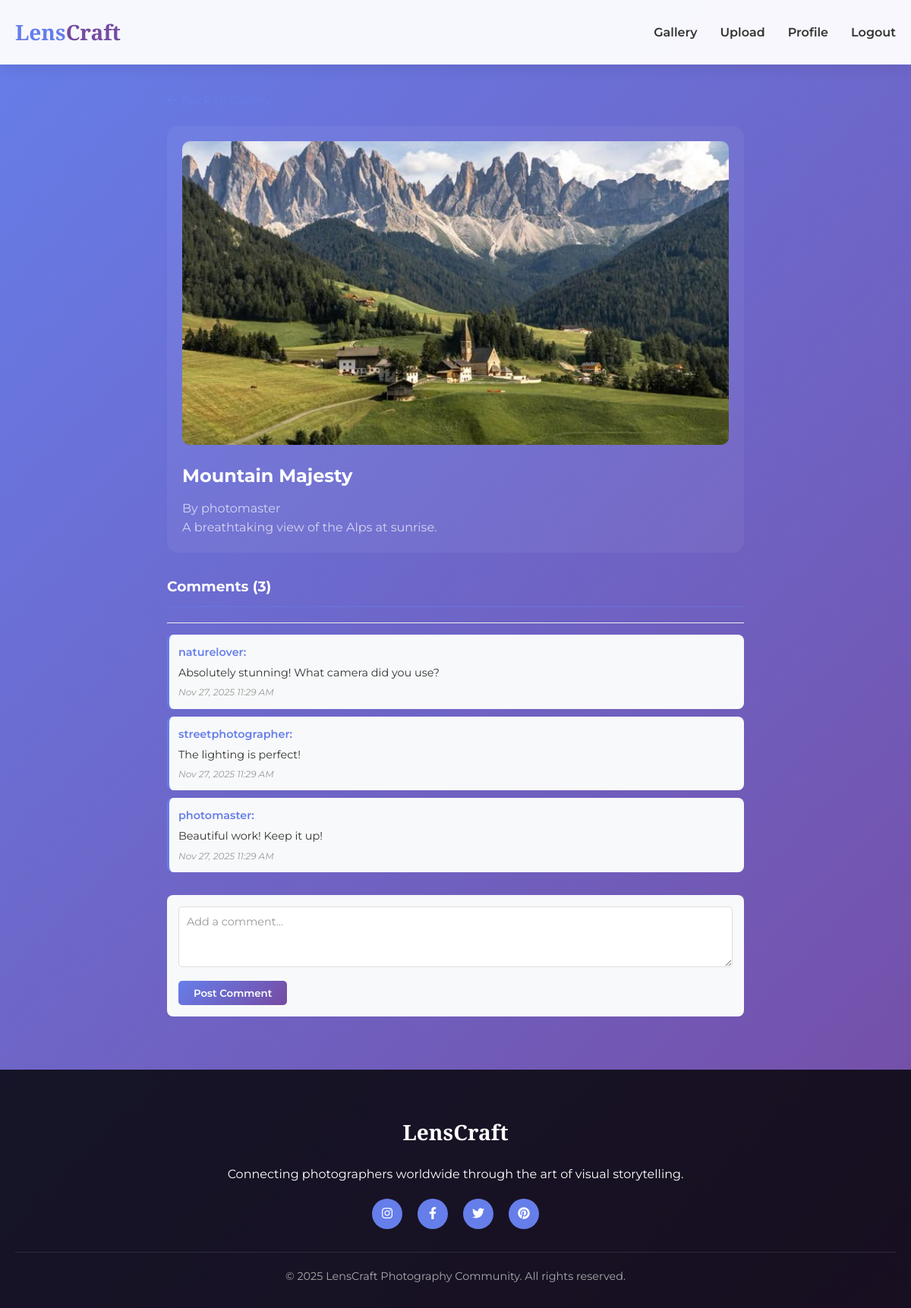
The page /view_comments.php?photo_id=1 (signed in) on the database its author committed.
### tables this page shows
CREATE TABLE `photos` (
  `id` int(11) NOT NULL,
  `user_id` int(11) NOT NULL,
  `title` varchar(100) NOT NULL,
  `description` text DEFAULT NULL,
  `image_path` varchar(255) NOT NULL,
  `uploaded_at` datetime DEFAULT current_timestamp()
);

CREATE TABLE `users` (
  `id` int(11) NOT NULL,
  `username` varchar(50) NOT NULL,
  `email` varchar(100) NOT NULL,
  `password` varchar(255) NOT NULL,
  `is_admin` tinyint(1) DEFAULT 0,
  `created_at` datetime DEFAULT current_timestamp()
);

CREATE TABLE `comments` (
  `id` int(11) NOT NULL,
  `photo_id` int(11) NOT NULL,
  `user_id` int(11) NOT NULL,
  `comment_text` text NOT NULL,
  `created_at` datetime DEFAULT current_timestamp()
);

### view_comments.php (the view, shortened to what this page needs)
<?php
$photo_id = (int)$_GET['photo_id'];
try {
    $pdo = getDBConnection();
    $stmt = $pdo->prepare("
        SELECT p.id, p.title, p.image_path, p.description, u.username
        FROM photos p
        JOIN users u ON p.user_id = u.id
        WHERE p.id = :photo_id
    ");
    $stmt->bindParam(':photo_id', $photo_id);
    $stmt->execute();
    $photo = $stmt->fetch(PDO::FETCH_ASSOC);
    $stmt = $pdo->prepare("
        SELECT c.id, c.comment_text, c.created_at, u.username, u.id as user_id
        FROM comments c
        JOIN users u ON c.user_id = u.id
        WHERE c.photo_id = :photo_id
        ORDER BY c.created_at DESC
    ");
    $stmt->bindParam(':photo_id', $photo_id);
    $stmt->execute();
    $comments = $stmt->fetchAll(PDO::FETCH_ASSOC);
} catch(PDOException $e) {
    error_log("Database error: " . $e->getMessage());
    $_SESSION['error'] = "Failed to load comments.";
    header("Location: home.php");
    exit();
}
include 'header_logged_in.php';
?>
<div class="comments-container">
    <a href="home.php" class="back-link">
        <i class="fas fa-arrow-left"></i> Back to Gallery
    </a>
    <div class="photo-preview">
        <img src="uploads/<?php echo htmlspecialchars($photo['image_path']); ?>"
             alt="<?php echo htmlspecialchars($photo['title']); ?>">
        <h2><?php echo htmlspecialchars($photo['title']); ?></h2>
        <p>By <?php echo htmlspecialchars($photo['username']); ?></p>
        <?php if (!empty($photo['description'])): ?>
            <p><?php echo htmlspecialchars($photo['description']); ?></p>
        <?php endif; ?>
    </div>
    <div class="comments-header">
        <h3>Comments (<?php echo count($comments); ?>)</h3>
    </div>
    <?php if (empty($comments)): ?>
        <div class="no-comments">
            <i class="fas fa-comments" style="font-size: 3rem; margin-bottom: 15px; opacity: 0.3;"></i>
            <p>No comments yet. Be the first to comment!</p>
        </div>
    <?php else: ?>
        <div class="comments-list">
            <?php foreach ($comments as $comment): ?>
                <div class="comment-item">
                    <strong><?php echo htmlspecialchars($comment['username']); ?>:</strong>
                    <span><?php echo htmlspecialchars($comment['comment_text']); ?></span>
                    <small class="comment-time">
                        <?php echo date('M j, Y g:i A', strtotime($comment['created_at'])); ?>
                    </small>
                </div>
            <?php endforeach; ?>
        </div>
    <?php endif; ?>
    <?php if (isset($_SESSION['user_id'])): ?>
        <form method="POST" action="comment.php" class="comment-form" style="display: block; margin-top: 30px;">
            <textarea name="comment" class="comment-input" placeholder="Add a comment..." maxlength="500" required></textarea>
            <button type="submit" class="comment-submit">Post Comment</button>
        </form>
    <?php endif; ?>
</div>
<?php
include 'footer_logged_in.php';
?>

### assets/css/home.css (style rules this page uses)
* { margin: 0; padding: 0; box-sizing: border-box; }
body { font-family: 'Montserrat', sans-serif; background: linear-gradient(135deg, #667eea 0%, #764ba2 100%); color: #333; line-height: 1.6; }
.comments-list { margin-top: 15px; padding-top: 15px; border-top: 1px solid #eee; }
.comment-item { padding: 12px; margin-bottom: 10px; background: #f8f9fa; border-radius: 8px; border-left: 3px solid #667eea; animation: fadeIn 0.3s ease; }
.comment-item strong { color: #667eea; font-size: 0.9rem; display: block; margin-bottom: 5px; font-weight: 600; }
.comment-item span { color: #333; font-size: 0.9rem; display: block; line-height: 1.5; word-wrap: break-word; }
.comment-time { color: #999; font-size: 0.75rem; display: block; margin-top: 5px; font-style: italic; }
.comment-form { margin-top: 15px; padding: 15px; background: #f8f9fa; border-radius: 8px; }
.comment-input { width: 100%; padding: 10px; background: white; border: 1px solid #ddd; border-radius: 5px; color: #333; font-family: 'Montserrat', sans-serif; font-size: 0.9rem; resize: vertical; min-height: 80px; }
.comment-input::placeholder { color: #999; }
.comment-submit { margin-top: 10px; padding: 8px 20px; background: linear-gradient(135deg, #667eea 0%, #764ba2 100%); color: white; border: none; border-radius: 5px; cursor: pointer; font-family: 'Montserrat', sans-serif; font-weight: 600; transition: all 0.3s ease; }

### view_comments.php (style rules this page uses)
.comments-container { max-width: 800px; margin: 100px auto 50px; padding: 20px; }
.photo-preview { background: rgba(255, 255, 255, 0.05); border-radius: 15px; padding: 20px; margin-bottom: 30px; }
.photo-preview img { width: 100%; max-height: 400px; object-fit: cover; border-radius: 10px; margin-bottom: 15px; }
.photo-preview h2 { color: white; margin-bottom: 10px; }
.photo-preview p { color: rgba(255, 255, 255, 0.7); }
.comments-header { color: white; margin-bottom: 20px; padding-bottom: 10px; border-bottom: 2px solid rgba(102, 126, 234, 0.3); }
.back-link { display: inline-block; margin-bottom: 20px; color: #667eea; text-decoration: none; transition: all 0.3s ease; }

### rows shown on the page
photos: image_path (picture), title "Mountain Majesty", user.username "photomaster", description "A breathtaking view of the Alps at sunrise."
comments: user.username "naturelover", comment_text "Absolutely stunning! What camera did you use?", created_at "Nov 27, 2025 11:29 AM"
comments: user.username "streetphotographer", comment_text "The lighting is perfect!", created_at "Nov 27, 2025 11:29 AM"
comments: user.username "photomaster", comment_text "Beautiful work! Keep it up!", created_at "Nov 27, 2025 11:29 AM"

### other values the page prints
count($comments) "3"
